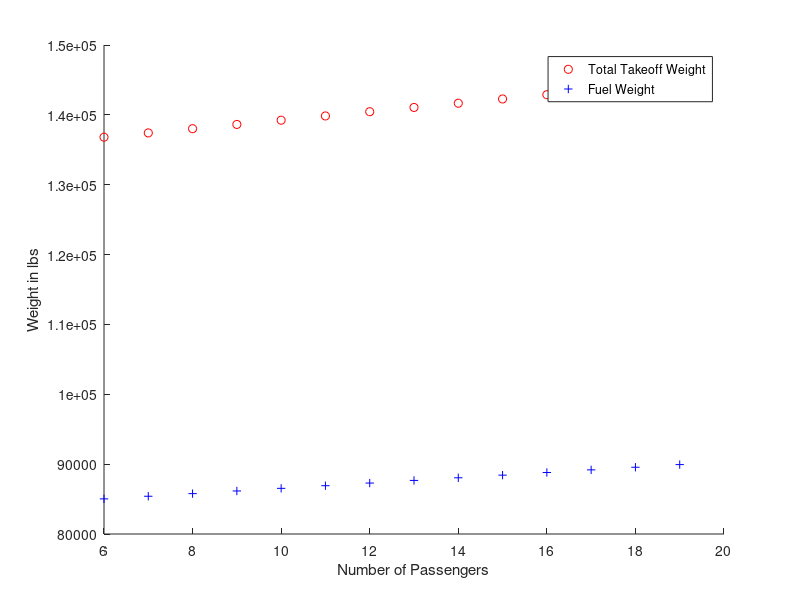

Write the MATLAB code that produced this figure.
%% Preliminary Sizing Part 
% 2/13/17
clear all
close all
clc

%%
L_overD = 8; % FROM SADRAEY
Altitude = 50000; % Below top of topopause
Mach = 1.6; % Minimum Cruise Requirement
theta = 0.7519; % DETERMINED FROM ALTITUDE Tables
a_std = 1116; % Speed of sound 
TSFC_initial = (1+0.35*Mach)*sqrt(theta); % Low Power Turbofan Settings: Mattingly
V = Mach * a_std * sqrt(theta); % Velocity in ft/s
range = 4000 * 6080; % Required flight range in ft
Loiter = 0.5; % hours

W_crew = 200;
Num_crew = 2; % Fixed
W_crew = W_crew*Num_crew;

W_1pass = 230; % Weight of one pass
Num_pass = 19; % VARIABLE
W_payload = (W_1pass)*Num_pass; 

W_tfo = 0; % Assume zero for now
W_fuelmax = 80000;
W_empty = 50000; % Aerion
W_to = 100000; % Aerion
RF = L_overD*V*3600/TSFC_initial; % Range Factor


%% Running it for Different Numbers of Passengers
for j = 6:19
W_payload = (W_1pass)* j; 

        for i=1:50
        W1 = W_to;
        W2 = 0.97*W1;% Taxi to Climbout- Empirical value from class 
        W3 = 0.97*W2; % Accelerate and climb to cruise
                        RF = L_overD*V*3600/TSFC_initial; % Range Factor
        W4 = W3 * exp(-range/RF); % Cruise Range
        W5 = W4 * (exp(-TSFC_initial*Loiter/L_overD)); % Loiter Equation for loiter at airport 
        W6 = 0.99*W5; % Descent
        W7 = 0.997*W6; % Approach and Landing
        
        %W_empty = (1.13 * 10^(-6) * W_to^2) + (0.48*W_to)
        W_fuel = (1-(W7/W1))*W_to*1.05;
        W_to = W_fuel + W_payload + W_empty+ W_crew +W_tfo;
        %figure(j-5)
        %plot(i,W_to, 'ro'); hold on; title('Weight Sizing'); xlabel('iteration');ylabel('Take Off weight in lbs')

        flight_prof=[W1,W2,W3,W4,W5,W6,W7];
        end

    weight_takeoff(j-5) = W_to;
    weight_fuel(j-5) = W_fuel;

end
x=[6:19];
figure(20); hold on
plot(x,weight_takeoff,'ro')
plot(x,weight_fuel,'b+')
legend('Total Takeoff Weight', 'Fuel Weight','Location','Best');
xlabel('Number of Passengers'); ylabel('Weight in lbs')



